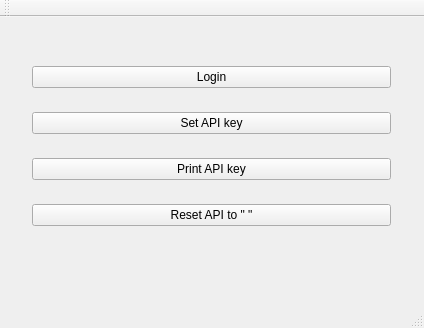
<?xml version="1.0" encoding="UTF-8"?>
<ui version="4.0">
 <class>MainWindow</class>
 <widget class="QMainWindow" name="MainWindow">
  <property name="geometry">
   <rect>
    <x>0</x>
    <y>0</y>
    <width>424</width>
    <height>328</height>
   </rect>
  </property>
  <property name="windowTitle">
   <string>MainWindow</string>
  </property>
  <widget class="QWidget" name="centralWidget">
   <widget class="QWidget" name="">
    <property name="geometry">
     <rect>
      <x>21</x>
      <y>20</y>
      <width>381</width>
      <height>221</height>
     </rect>
    </property>
    <layout class="QVBoxLayout" name="verticalLayout">
     <item>
      <widget class="QPushButton" name="pushButton">
       <property name="text">
        <string>Login</string>
       </property>
      </widget>
     </item>
     <item>
      <widget class="QPushButton" name="pushButton_2">
       <property name="text">
        <string>Set API key</string>
       </property>
      </widget>
     </item>
     <item>
      <widget class="QPushButton" name="pushButton_4">
       <property name="text">
        <string>Print API key</string>
       </property>
      </widget>
     </item>
     <item>
      <widget class="QPushButton" name="pushButton_3">
       <property name="text">
        <string>Reset API to &quot; &quot;</string>
       </property>
      </widget>
     </item>
    </layout>
   </widget>
  </widget>
  <widget class="QMenuBar" name="menuBar">
   <property name="geometry">
    <rect>
     <x>0</x>
     <y>0</y>
     <width>424</width>
     <height>21</height>
    </rect>
   </property>
  </widget>
  <widget class="QToolBar" name="mainToolBar">
   <attribute name="toolBarArea">
    <enum>TopToolBarArea</enum>
   </attribute>
   <attribute name="toolBarBreak">
    <bool>false</bool>
   </attribute>
  </widget>
  <widget class="QStatusBar" name="statusBar"/>
 </widget>
 <layoutdefault spacing="6" margin="11"/>
 <resources/>
 <connections/>
</ui>
